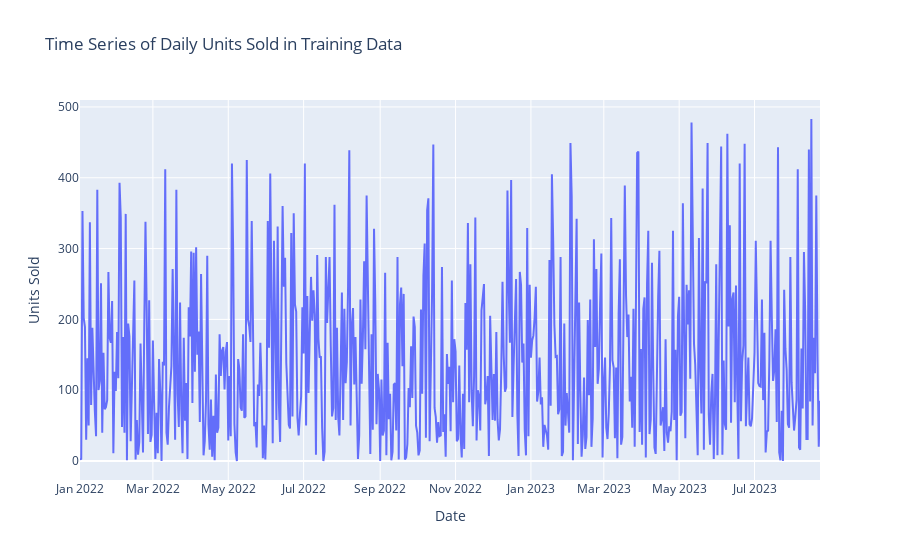

The code cell stored with this chart in its notebook:
### Markdown cell above
## While analyzing, we will use only the first 600 data points reserving the remaining for testing which technically is not observable IRL

### Code cell
# Creating a plot of sales made over time
plot_data = []
plot_data.append(go.Scatter(x= sales_data['Date'][0:600], y= sales_data['Units Sold'][0:600]))
layout = go.Layout(xaxis = dict(title='Date'), yaxis = dict(title= 'Units Sold'), 
                   title = 'Time Series of Daily Units Sold in Training Data')
fig = go.Figure(data= plot_data, layout=layout)

plotly.offline.iplot(fig)

### Figure 1 — Plotly figure (JSON) as saved in the notebook; plotly's stock layout.template omitted (floating-point values rounded to 4 significant figures; data arrays with more than 128 entries replaced by an {"elided": "..."} marker saying what was removed)
{"data": [{"type": "scatter", "x": {"elided": "600 str values"}, "y": {"elided": "600 int values"}}], "layout": {"title": {"text": "Time Series of Daily Units Sold in Training Data"}, "xaxis": {"title": {"text": "Date"}}, "yaxis": {"title": {"text": "Units Sold"}}}}
